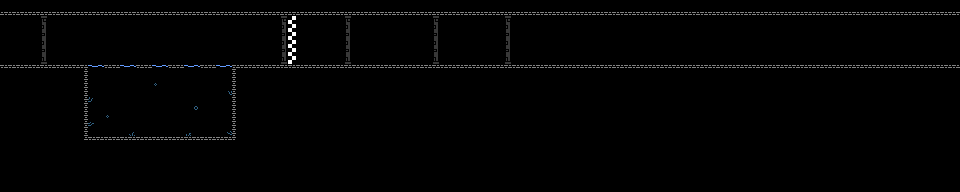

Rendered tile map (Tiled .tmx) drawn with the repository's tilesets; below, a short description and the map source with its tile grids summarised:
An orthogonal 120x24 tile map with 8x8 px tiles, 2 tile layers (Background, Foreground), 6 tilesets and 6 objects.

<map version="1.10" tiledversion="1.11.2" orientation="orthogonal" renderorder="right-down" width="120" height="24" tilewidth="8" tileheight="8" infinite="0" backgroundcolor="#000000" nextlayerid="5" nextobjectid="27">
 <tileset firstgid="1" source="../tilesets/Tileset.tsx" />
 <tileset firstgid="71" source="../tilesets/Underground.tsx" />
 <tileset firstgid="1189" source="../tilesets/Water.tsx" />
 <tileset firstgid="1959" source="../tilesets/Player.tsx" />
 <tileset firstgid="2701" source="../tilesets/Items.tsx" />
 <tileset firstgid="2781" source="../tilesets/Patterns-and-symbols.tsx" />
 <layer id="1" name="Background" width="120" height="24">
  <data>[2880 cells, 894 non-empty, 29 distinct tile ids]</data>
 </layer>
 <objectgroup id="2" name="Collision">
  <object id="16" x="89" y="68" width="143" height="69">
   <properties>
    <property name="tag" value="water" />
   </properties>
  </object>
  <object id="25" x="0" y="15" width="1" height="50">
   <properties>
    <property name="tag" value="no walls" />
   </properties>
  </object>
  <object id="26" x="292" y="15" width="4" height="52">
   <properties>
    <property name="tag" value="finish" />
   </properties>
  </object>
 </objectgroup>
 <objectgroup id="3" name="Entities">
  <object id="21" gid="2085" x="24" y="64" width="8" height="8">
   <properties>
    <property name="type" value="player" />
   </properties>
  </object>
  <object id="22" gid="2745" x="168" y="88" width="8" height="8">
   <properties>
    <property name="type" value="coin" />
   </properties>
  </object>
  <object id="24" gid="2745" x="136" y="88" width="8" height="8">
   <properties>
    <property name="type" value="coin" />
   </properties>
  </object>
 </objectgroup>
 <layer id="4" name="Foreground" width="120" height="24" parallaxx="1.1">
  <data>[2880 cells, 0 non-empty, 0 distinct tile ids]</data>
 </layer>
</map>
